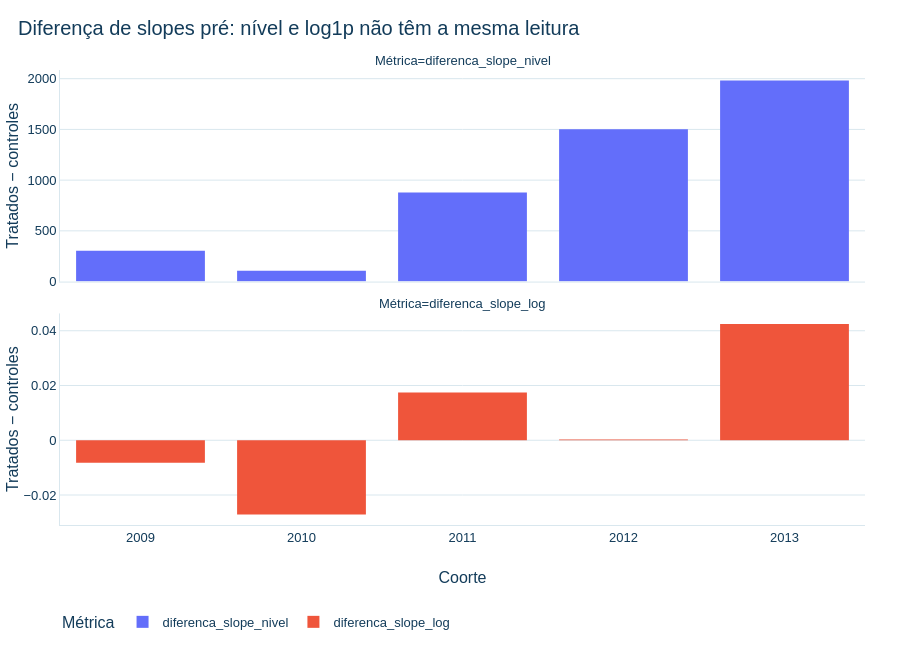

Notebook cell for this chart:
### Markdown cell above
## 4. Escala versus tendência

### Code cell
tendencias = d18.resumir_tendencias_escala(amostra)
tendencias.to_csv(OUT_DIAG / 'D18_pre_tendencias_escala.csv', index=False, encoding='utf-8-sig')
mostrar(tendencias, 10)
plot_tendencias = tendencias.melt(id_vars=['coorte_g', 'n_tratados'], value_vars=['diferenca_slope_nivel', 'diferenca_slope_log'], var_name='escala', value_name='diferenca')
fig = px.bar(plot_tendencias, x='coorte_g', y='diferenca', color='escala', facet_col='escala', facet_col_wrap=1, labels={'coorte_g': 'Coorte', 'diferenca': 'Tratados − controles', 'escala': 'Métrica'}, title='Diferença de slopes pré: nível e log1p não têm a mesma leitura', height=650)
fig.update_yaxes(matches=None)
salvar_figura(fig, 'd18_02_slopes_nivel_log')
fig.show()

### Figure 1 — Plotly figure (JSON) as saved in the notebook; plotly's stock layout.template omitted (floating-point values rounded to 4 significant figures)
{"data": [{"hovertemplate": "Métrica=diferenca_slope_nivel<br>Coorte=%{x}<br>Tratados − controles=%{y}<extra></extra>", "legendgroup": "diferenca_slope_nivel", "marker": {"color": "#636efa", "pattern": {"shape": ""}}, "name": "diferenca_slope_nivel", "orientation": "v", "showlegend": true, "textposition": "auto", "type": "bar", "x": [2009, 2010, 2011, 2012, 2013], "xaxis": "x2", "y": [303.2, 107.6, 878.2, 1502.0, 1981.0], "yaxis": "y2"}, {"hovertemplate": "Métrica=diferenca_slope_log<br>Coorte=%{x}<br>Tratados − controles=%{y}<extra></extra>", "legendgroup": "diferenca_slope_log", "marker": {"color": "#EF553B", "pattern": {"shape": ""}}, "name": "diferenca_slope_log", "orientation": "v", "showlegend": true, "textposition": "auto", "type": "bar", "x": [2009, 2010, 2011, 2012, 2013], "xaxis": "x", "y": [-0.008231, -0.02709, 0.01743, 0.0002821, 0.04247], "yaxis": "y"}], "layout": {"annotations": [{"font": {}, "showarrow": false, "text": "Métrica=diferenca_slope_log", "x": 0.5, "xanchor": "center", "xref": "paper", "y": 0.465, "yanchor": "bottom", "yref": "paper"}, {"font": {}, "showarrow": false, "text": "Métrica=diferenca_slope_nivel", "x": 0.5, "xanchor": "center", "xref": "paper", "y": 1.0, "yanchor": "bottom", "yref": "paper"}], "barmode": "relative", "font": {"color": "#133C5A", "family": "Arial", "size": 13}, "height": 650, "legend": {"title": {"text": "Métrica"}, "tracegroupgap": 0}, "paper_bgcolor": "#FFFFFF", "plot_bgcolor": "#FFFFFF", "title": {"text": "Diferença de slopes pré: nível e log1p não têm a mesma leitura"}, "xaxis": {"anchor": "y", "domain": [0.0, 1.0], "title": {"text": "Coorte"}}, "xaxis2": {"anchor": "y2", "domain": [0.0, 1.0], "matches": "x", "showticklabels": false}, "yaxis": {"anchor": "x", "domain": [0.0, 0.465], "title": {"text": "Tratados − controles"}}, "yaxis2": {"anchor": "x2", "domain": [0.535, 1.0], "title": {"text": "Tratados − controles"}}}}
